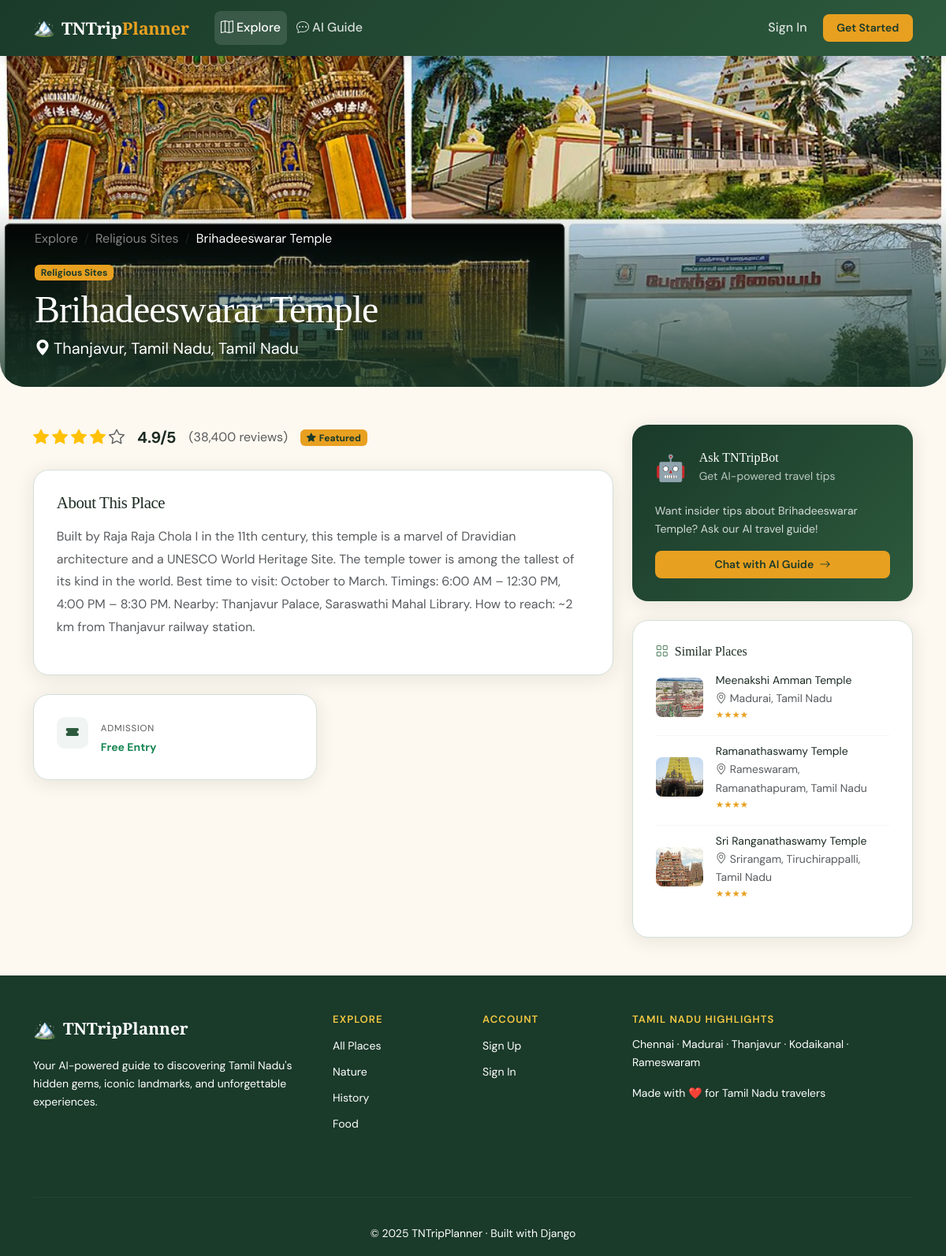
Screenshot of /places/brihadeeswarar-temple/ with the database file from the repository.
### apps/places/models.py (models this page shows, shortened)
class TouristPlace(models.Model):
    name = models.CharField(_("name"), max_length=200, db_index=True)
    slug = models.SlugField(_("slug"), max_length=220, unique=True, blank=True)
    location = models.CharField(_("location"), max_length=300, db_index=True)
    state = models.CharField(_("state"), max_length=100, default="Tamil Nadu", db_index=True)
    category = models.CharField(
        _("category"),
        max_length=30,
        choices=Category.choices,
        default=Category.OTHER,
        db_index=True,
    )
    description = models.TextField(_("description"))
    short_description = models.CharField(_("short description"), max_length=300, blank=True)
    rating = models.DecimalField(
        _("rating"),
        max_digits=3,
        decimal_places=1,
        default=3.0,
        validators=[MinValueValidator(1.0), MaxValueValidator(5.0)],
    )
    rating_count = models.PositiveIntegerField(_("rating count"), default=0)
    image = models.ImageField(
        _("image"),
        upload_to="places/%Y/%m/",
        null=True,
        blank=True,
    )
    image_alt = models.CharField(_("image alt text"), max_length=200, blank=True)
    address = models.CharField(_("address"), max_length=400, blank=True)
    latitude = models.DecimalField(max_digits=9, decimal_places=6, null=True, blank=True)
    longitude = models.DecimalField(max_digits=9, decimal_places=6, null=True, blank=True)
    website = models.URLField(_("website"), blank=True)
    phone = models.CharField(_("phone"), max_length=20, blank=True)
    entry_fee = models.DecimalField(
        _("entry fee ($)"),
        max_digits=8,
        decimal_places=2,
        null=True,
        blank=True,
        help_text=_("Leave blank if free."),
    )
    favorited_by = models.ManyToManyField(
        settings.AUTH_USER_MODEL,
        related_name="favorite_places",
        blank=True,
        verbose_name=_("favorited by"),
    )
    is_featured = models.BooleanField(_("featured"), default=False, db_index=True)
    is_active = models.BooleanField(_("active"), default=True, db_index=True)
    created_at = models.DateTimeField(auto_now_add=True)
    updated_at = models.DateTimeField(auto_now=True)
    class Meta:
        verbose_name = _("tourist place")
        verbose_name_plural = _("tourist places")
        ordering = ["-is_featured", "-rating", "name"]
        indexes = [
            models.Index(fields=["name", "location"]),
            models.Index(fields=["category", "is_active"]),
            models.Index(fields=["is_featured", "rating"]),
        ]
        constraints = [
            UniqueConstraint(Lower("name"), name="uniq_place_name_ci"),
        ]
    def get_absolute_url(self):
        return reverse("places:detail", kwargs={"slug": self.slug})
    @property
    def image_url(self) -> str:
        if self.image:
            return self.image.url
    @property
    def is_free(self) -> bool:
        return self.entry_fee is None or self.entry_fee == 0
    @property
    def star_range(self):
        return range(1, 6)

### apps/places/views.py (the view)
# urls.py: path("<slug:slug>/", views.PlaceDetailView.as_view(), name="detail"),
class PlaceDetailView(DetailView):
    model = TouristPlace
    template_name = "places/detail.html"
    context_object_name = "place"
    slug_field = "slug"
    def get_queryset(self):
        return (
            TouristPlace.objects
            .filter(is_active=True)
            .prefetch_related("favorited_by")
        )
    def get_context_data(self, **kwargs):
        ctx = super().get_context_data(**kwargs)
        place = self.object
        ctx["related"] = services.get_related_places(place)
        ctx["is_favorited"] = (
            self.request.user.is_authenticated
            and place.favorited_by.filter(pk=self.request.user.pk).exists()
        )
        return ctx

### apps/places/services.py (called while the page is built)
def get_active_places() -> QuerySet:
    return (
        TouristPlace.objects
        .filter(is_active=True)
        .prefetch_related("favorited_by")
    )

def get_related_places(place: TouristPlace, limit: int = 3) -> QuerySet:
    return (
        get_active_places()
        .filter(category=place.category)
        .exclude(pk=place.pk)[:limit]
    )

### templates/places/detail.html (shortened to what this page needs)
{% extends "base.html" %}
{% load static humanize %}
{% block content %}
<div class="detail-hero">
  <img src="{{ place.image_url }}" alt="{{ place.image_alt|default:place.name }}" />
  <div class="detail-hero-overlay"></div>
  <div class="detail-hero-content">
    <div class="container">
      <nav aria-label="breadcrumb" class="mb-2">
        <ol class="breadcrumb">
          <li class="breadcrumb-item"><a href="{% url 'places:list' %}" class="text-white-50">Explore</a></li>
          <li class="breadcrumb-item"><a href="{% url 'places:list' %}?category={{ place.category }}" class="text-white-50">{{ place.get_category_display }}</a></li>
          <li class="breadcrumb-item active text-white">{{ place.name }}</li>
        </ol>
      </nav>
      <div class="d-flex align-items-start justify-content-between flex-wrap gap-3">
        <div>
          <span class="badge bg-amber text-dark mb-2" style="background:var(--tn-amber);color:var(--tn-forest)!important;">
            {{ place.get_category_display }}
          </span>
          <h1 class="text-white mb-1" style="font-family:var(--ff-display);font-size:clamp(1.8rem,4vw,3rem);">{{ place.name }}</h1>
          <p class="text-white-75 mb-0 fs-5">
            <i class="bi bi-geo-alt-fill me-1"></i>{{ place.location }}, {{ place.state }}
          </p>
        </div>
      </div>
    </div>
  </div>
</div>
<section class="py-5">
  <div class="container">
    <div class="row g-4">
      <div class="col-lg-8">
        <div class="d-flex align-items-center gap-3 mb-4 flex-wrap">
          <div class="d-flex align-items-center gap-1">
            {% for i in place.star_range %}
              {% if i <= place.rating %}
                <i class="bi bi-star-fill text-warning fs-5"></i>
              {% else %}
                <i class="bi bi-star text-muted fs-5"></i>
              {% endif %}
            {% endfor %}
          </div>
          <span class="fw-bold fs-5">{{ place.rating }}/5</span>
          <span class="text-muted">({{ place.rating_count|intcomma }} review{{ place.rating_count|pluralize }})</span>
          {% if place.is_featured %}
            <span class="badge" style="background:var(--tn-amber);color:var(--tn-forest);">
              <i class="bi bi-star-fill me-1"></i>Featured
            </span>
          {% endif %}
        </div>
        <div class="detail-info-card mb-4">
          <h3 class="mb-3" style="font-family:var(--ff-display);font-size:1.3rem;">About This Place</h3>
          <p class="text-muted" style="line-height:1.8;">{{ place.description }}</p>
        </div>
        <div class="row g-3 mb-4">
          <div class="col-sm-6">
            <div class="detail-info-card h-100">
              <div class="d-flex align-items-start gap-3">
                <div style="width:40px;height:40px;background:var(--tn-mist);border-radius:10px;display:flex;align-items:center;justify-content:center;flex-shrink:0;">
                  <i class="bi bi-ticket-fill" style="color:var(--tn-pine);"></i>
                </div>
                <div>
                  <small class="text-muted fw-600 text-uppercase" style="font-size:0.72rem;letter-spacing:0.07em;">Admission</small>
                  <p class="mb-0 small fw-bold {% if place.is_free %}text-success{% endif %}">
                    {% if place.is_free %}Free Entry{% else %}${{ place.entry_fee }} per person{% endif %}
                  </p>
                </div>
              </div>
            </div>
          </div>
        </div>
      </div>
      <div class="col-lg-4">
        <div class="detail-info-card mb-4" style="background:linear-gradient(135deg,var(--tn-forest),var(--tn-pine));color:#fff;border:none;">
          <div class="d-flex align-items-center gap-3 mb-3">
            <span style="font-size:2rem;">🤖</span>
            <div>
              <h6 class="mb-0" style="font-family:var(--ff-display);">Ask TNTripBot</h6>
              <small style="color:rgba(255,255,255,0.7);">Get AI-powered travel tips</small>
            </div>
          </div>
          <p style="font-size:0.88rem;color:rgba(255,255,255,0.8);">Want insider tips about {{ place.name }}? Ask our AI travel guide!</p>
          <a href="{% url 'chatbot:chat' %}" class="btn btn-accent btn-sm w-100">
            Chat with AI Guide <i class="bi bi-arrow-right ms-1"></i>
          </a>
        </div>
        {% if related %}
        <div class="detail-info-card">
          <h6 class="mb-3" style="font-family:var(--ff-display);color:var(--tn-text);">
            <i class="bi bi-grid me-2" style="color:var(--tn-sage);"></i>Similar Places
          </h6>
          {% for rp in related %}
          <a href="{{ rp.get_absolute_url }}" class="d-flex align-items-center gap-3 mb-3 text-decoration-none" style="color:inherit;">
            <div style="width:60px;height:50px;border-radius:8px;overflow:hidden;flex-shrink:0;">
              <img src="{{ rp.image_url }}" alt="{{ rp.name }}" style="width:100%;height:100%;object-fit:cover;" />
            </div>
            <div>
              <p class="mb-0 fw-600 small">{{ rp.name }}</p>
              <p class="mb-0 small text-muted"><i class="bi bi-geo-alt me-1"></i>{{ rp.location }}</p>
              <div style="font-size:0.72rem;color:var(--tn-amber);">
                {% for i in rp.star_range %}{% if i <= rp.rating %}★{% endif %}{% endfor %}
              </div>
            </div>
          </a>
          {% if not forloop.last %}<hr class="my-2 border-tn" />{% endif %}
          {% endfor %}
        </div>
        {% endif %}
      </div>
    </div>
  </div>
</section>
{% endblock %}

### static/css/main.css (style rules this page uses)
:root { --tn-forest: #1a3a2a; --tn-pine: #2d5a3d; --tn-sage: #4a7c59; --tn-amber: #e8a020; --tn-gold: #f5c842; --tn-cream: #fdf8f0; --tn-mist: #f0f4f2; --tn-text: #1c2b22; --tn-muted: #6c7c72; --tn-border: #d4e0d8; --tn-shadow: 0 4px 24px rgba(26, 58, 42, 0.10); --tn-shadow-lg: 0 12px 48px rgba(26, 58, 42, 0.18); --ff-display: 'Playfair Display', Georgia, serif; --ff-body: 'DM Sans', system-ui, sans-serif; --radius: 12px; --radius-lg: 20px; --radius-xl: 32px; --transition: 0.22s cubic-bezier(.4,0,.2,1); }
*, *::before, *::after { box-sizing: border-box; }
body { font-family: var(--ff-body); color: var(--tn-text); background: var(--tn-cream); line-height: 1.65; -webkit-font-smoothing: antialiased; display: flex; flex-direction: column; min-height: 100vh; }
h1, h2, h3, .display-1, .display-2, .display-3 { font-family: var(--ff-display); letter-spacing: -0.02em; }
a { color: var(--tn-pine); text-decoration: none; transition: color var(--transition); }
.btn-accent { background: var(--tn-amber); color: var(--tn-forest); border: none; font-weight: 600; border-radius: 8px; padding: 0.45rem 1.1rem; transition: all var(--transition); }
.detail-hero { height: 420px; position: relative; overflow: hidden; border-radius: 0 0 var(--radius-xl) var(--radius-xl); }
.detail-hero img { width: 100%; height: 100%; object-fit: cover; }
.detail-hero-overlay { position: absolute; inset: 0; background: linear-gradient(to top, rgba(26,58,42,0.85) 0%, transparent 55%); }
.detail-hero-content { position: absolute; bottom: 2rem; left: 2rem; right: 2rem; color: #fff; }
.detail-info-card { background: #fff; border-radius: var(--radius-lg); box-shadow: var(--tn-shadow); padding: 1.8rem; border: 1px solid var(--tn-border); }
.border-tn { border-color: var(--tn-border) !important; }

### rows the page displays
TouristPlace: image_url (picture), category "Religious Sites", name "Brihadeeswarar Temple", location "Thanjavur, Tamil Nadu", state "Tamil Nadu", rating "4.9", rating_count "38,400", description "Built by Raja Raja Chola I in the 11th century, this temple is a marvel of Dravidian architecture and a UNESCO World Heritage Site. The temple tower is among the tallest of its kind in the world. Best time to visit: October to March. Timings: 6:00 AM – 12:30 PM, 4:00 PM – 8:30 PM. Nearby: Thanjavur Palace, Saraswathi Mahal Library. How to reach: ~2 km from Thanjavur railway station."
TouristPlace: image_url (picture), name "Meenakshi Amman Temple", location "Madurai, Tamil Nadu"
TouristPlace: image_url (picture), name "Ramanathaswamy Temple", location "Rameswaram, Ramanathapuram, Tamil Nadu"
TouristPlace: image_url (picture), name "Sri Ranganathaswamy Temple", location "Srirangam, Tiruchirappalli, Tamil Nadu"
